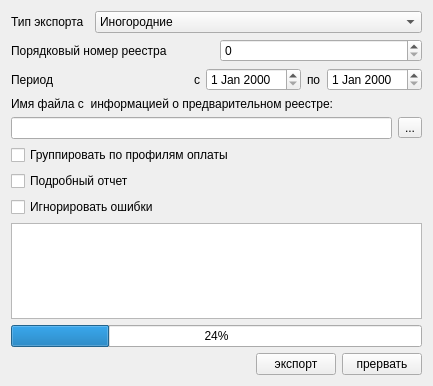
<?xml version="1.0" encoding="UTF-8"?>
<ui version="4.0">
 <class>ExportPage1</class>
 <widget class="QWidget" name="ExportPage1">
  <property name="geometry">
   <rect>
    <x>0</x>
    <y>0</y>
    <width>433</width>
    <height>386</height>
   </rect>
  </property>
  <property name="windowTitle">
   <string>Form</string>
  </property>
  <layout class="QVBoxLayout" name="verticalLayout">
   <item>
    <layout class="QHBoxLayout" name="horizontalLayout_3">
     <item>
      <widget class="QLabel" name="lblExportType">
       <property name="text">
        <string>Тип экспорта</string>
       </property>
      </widget>
     </item>
     <item>
      <widget class="QComboBox" name="cmbExportType">
       <item>
        <property name="text">
         <string>Иногородние</string>
        </property>
       </item>
       <item>
        <property name="text">
         <string>Внутри территориальный</string>
        </property>
       </item>
       <item>
        <property name="text">
         <string>ТФОМС</string>
        </property>
       </item>
       <item>
        <property name="text">
         <string>ДМС</string>
        </property>
       </item>
       <item>
        <property name="text">
         <string>Иногородние 2011.10</string>
        </property>
       </item>
       <item>
        <property name="text">
         <string>Предварительный реестр - служебная информация</string>
        </property>
       </item>
      </widget>
     </item>
    </layout>
   </item>
   <item>
    <layout class="QHBoxLayout" name="horizontalLayout_5">
     <item>
      <widget class="QLabel" name="lblRegistryNumber">
       <property name="text">
        <string>Порядковый номер реестра</string>
       </property>
      </widget>
     </item>
     <item>
      <widget class="QSpinBox" name="edtRegistryNumber"/>
     </item>
    </layout>
   </item>
   <item>
    <layout class="QHBoxLayout" name="horizontalLayout">
     <item>
      <widget class="QLabel" name="lblInterval">
       <property name="text">
        <string>Период</string>
       </property>
      </widget>
     </item>
     <item>
      <spacer name="horizontalSpacer">
       <property name="orientation">
        <enum>Qt::Horizontal</enum>
       </property>
       <property name="sizeHint" stdset="0">
        <size>
         <width>40</width>
         <height>20</height>
        </size>
       </property>
      </spacer>
     </item>
     <item>
      <widget class="QLabel" name="lblFrom">
       <property name="text">
        <string>с</string>
       </property>
      </widget>
     </item>
     <item>
      <widget class="CDateEdit" name="edtBegDate"/>
     </item>
     <item>
      <widget class="QLabel" name="lblTo">
       <property name="text">
        <string>по</string>
       </property>
      </widget>
     </item>
     <item>
      <widget class="CDateEdit" name="edtEndDate"/>
     </item>
    </layout>
   </item>
   <item>
    <widget class="QLabel" name="label">
     <property name="text">
      <string>Имя файла с  информацией о предварительном реестре:</string>
     </property>
    </widget>
   </item>
   <item>
    <layout class="QHBoxLayout" name="horizontalLayout_4">
     <item>
      <widget class="QLineEdit" name="edtServiceInfoFileName"/>
     </item>
     <item>
      <widget class="QToolButton" name="btnSelectServiceInfoFileName">
       <property name="text">
        <string>...</string>
       </property>
      </widget>
     </item>
    </layout>
   </item>
   <item>
    <widget class="QCheckBox" name="chkGroupByService">
     <property name="text">
      <string>Группировать по профилям оплаты</string>
     </property>
    </widget>
   </item>
   <item>
    <widget class="QCheckBox" name="chkVerboseLog">
     <property name="text">
      <string>Подробный отчет</string>
     </property>
    </widget>
   </item>
   <item>
    <widget class="QCheckBox" name="chkIgnoreErrors">
     <property name="text">
      <string>Игнорировать ошибки</string>
     </property>
    </widget>
   </item>
   <item>
    <widget class="QTextBrowser" name="logBrowser"/>
   </item>
   <item>
    <widget class="CProgressBar" name="progressBar">
     <property name="value">
      <number>24</number>
     </property>
    </widget>
   </item>
   <item>
    <spacer>
     <property name="orientation">
      <enum>Qt::Vertical</enum>
     </property>
     <property name="sizeHint" stdset="0">
      <size>
       <width>20</width>
       <height>40</height>
      </size>
     </property>
    </spacer>
   </item>
   <item>
    <layout class="QHBoxLayout" name="horizontalLayout_2">
     <item>
      <spacer>
       <property name="orientation">
        <enum>Qt::Horizontal</enum>
       </property>
       <property name="sizeHint" stdset="0">
        <size>
         <width>40</width>
         <height>20</height>
        </size>
       </property>
      </spacer>
     </item>
     <item>
      <widget class="QPushButton" name="btnExport">
       <property name="text">
        <string>экспорт</string>
       </property>
      </widget>
     </item>
     <item>
      <widget class="QPushButton" name="btnCancel">
       <property name="text">
        <string>прервать</string>
       </property>
      </widget>
     </item>
    </layout>
   </item>
  </layout>
 </widget>
 <customwidgets>
  <customwidget>
   <class>CProgressBar</class>
   <extends>QProgressBar</extends>
   <header>library/ProgressBar.h</header>
  </customwidget>
  <customwidget>
   <class>CDateEdit</class>
   <extends>QDateEdit</extends>
   <header>library/DateEdit.h</header>
  </customwidget>
 </customwidgets>
 <resources/>
 <connections/>
</ui>
